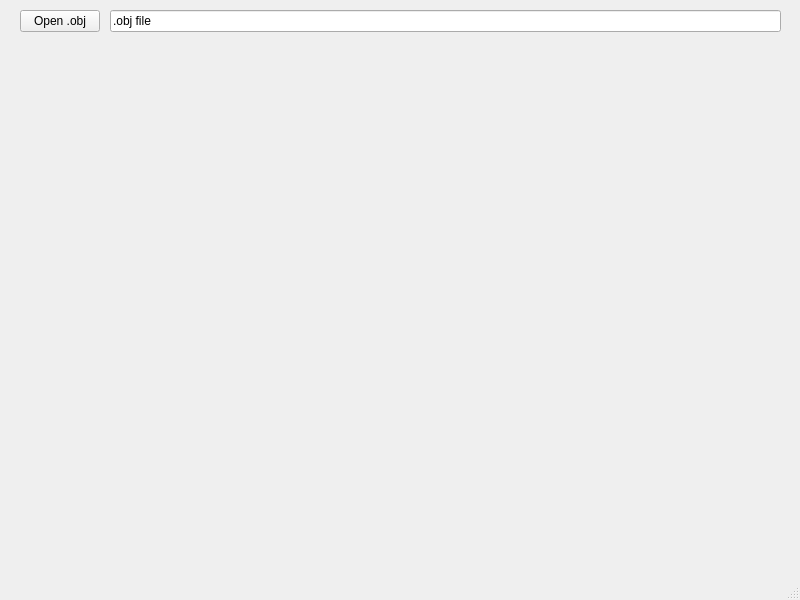
<?xml version="1.0" encoding="UTF-8"?>
<ui version="4.0">
 <class>MainWindow</class>
 <widget class="QMainWindow" name="MainWindow">
  <property name="geometry">
   <rect>
    <x>0</x>
    <y>0</y>
    <width>800</width>
    <height>600</height>
   </rect>
  </property>
  <property name="windowTitle">
   <string>MainWindow</string>
  </property>
  <widget class="QWidget" name="centralwidget">
   <widget class="QPushButton" name="openFoldefButton">
    <property name="geometry">
     <rect>
      <x>20</x>
      <y>10</y>
      <width>80</width>
      <height>22</height>
     </rect>
    </property>
    <property name="text">
     <string>Open .obj</string>
    </property>
   </widget>
   <widget class="QLineEdit" name="PathLine">
    <property name="geometry">
     <rect>
      <x>110</x>
      <y>10</y>
      <width>671</width>
      <height>22</height>
     </rect>
    </property>
    <property name="text">
     <string>.obj file</string>
    </property>
    <property name="dragEnabled">
     <bool>true</bool>
    </property>
    <property name="readOnly">
     <bool>true</bool>
    </property>
   </widget>
  </widget>
  <widget class="QMenuBar" name="menubar">
   <property name="geometry">
    <rect>
     <x>0</x>
     <y>0</y>
     <width>800</width>
     <height>19</height>
    </rect>
   </property>
  </widget>
  <widget class="QStatusBar" name="statusbar"/>
 </widget>
 <resources/>
 <connections/>
</ui>
